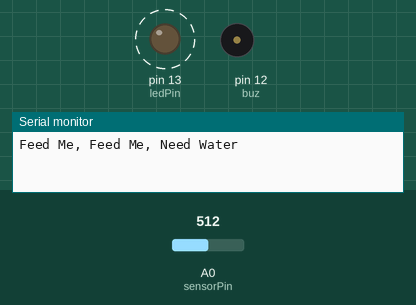
Recording of a sketch running on a simulated Arduino Uno, built with avr-gcc and run on an emulated ATmega328P. On the bench: output pins drawn as LEDs (lit = HIGH), buzzer (waves = sounding, pin HIGH), the last lines printed to the serial monitor. Dashed ring = blinking. The test bench sets the inputs (shaded band); at power-on: A0 (sensorPin) = 512.

Above: at 1.8 s.
1.9 s: A0 (sensorPin) set to 483
At 2.4 s:
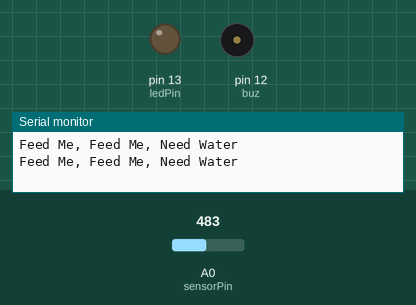
3.4 s: A0 (sensorPin) set to 415
4.9 s: A0 (sensorPin) set to 386
At 5.4 s:
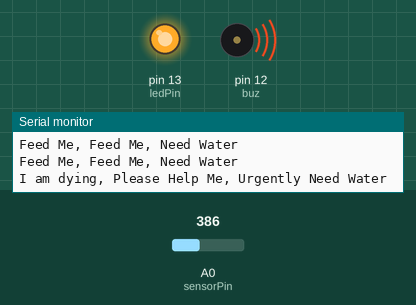
Timing chart, 0 to 7.9 s (numbered marks = the images above; inputs shaded):
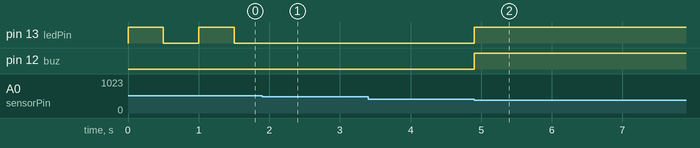

Measured:
- the behaviour switches between 501 and 500 on A0 (sensorPin) (found by bisection; images 0 and 1)
- the behaviour switches between 400 and 399 on A0 (sensorPin) (found by bisection; images 1 and 2)
- after the input at 1.9 s, pin 13 (ledPin): stays LOW (without the input it goes to HIGH after 0.10 s)
- after the input at 3.4 s, every drawn part: stays the same
- after the input at 4.9 s, pin 13 (ledPin), pin 12 (buz): LOW → HIGH at once
- by itself, pin 13 (ledPin): alternates HIGH for 0.50 s and LOW for 0.50 s

The sketch:

plant_talk_vs_2_.ino
```cpp
// (licence header left out)
int ledPin = 13;
int buz = 12;
int sensorPin = 0;
int senval = 0;

void setup()
{
  pinMode(ledPin, OUTPUT);
  pinMode(buz, OUTPUT);
  pinMode(ledPin, OUTPUT);
  Serial.begin(9600);

}

void loop()
{
 senval = analogRead(sensorPin);

                                           // In case on no water
 if(senval<400)
 {
   digitalWrite(ledPin, HIGH);
   digitalWrite(buz,HIGH);
   Serial.print("I am dying, Please Help Me, Urgently Need Water\n");
    delay(1000);
 }

                                          // In case of Little Water
 if(senval<800 && senval>500)
 {
   digitalWrite(buz, LOW);
   digitalWrite(ledPin, HIGH);
   delay(500);
   digitalWrite(ledPin, LOW);
   delay(500);
   Serial.print("Feed Me, Feed Me, Need Water\n");
 }

                                         // In case of More Water
 if(senval>800)
 {
   digitalWrite(buz,LOW);
   digitalWrite(ledPin, LOW);
   Serial.print("Thank You!,\nThank You very much, Vijay\n");
   delay(1000);
 }

}
```
